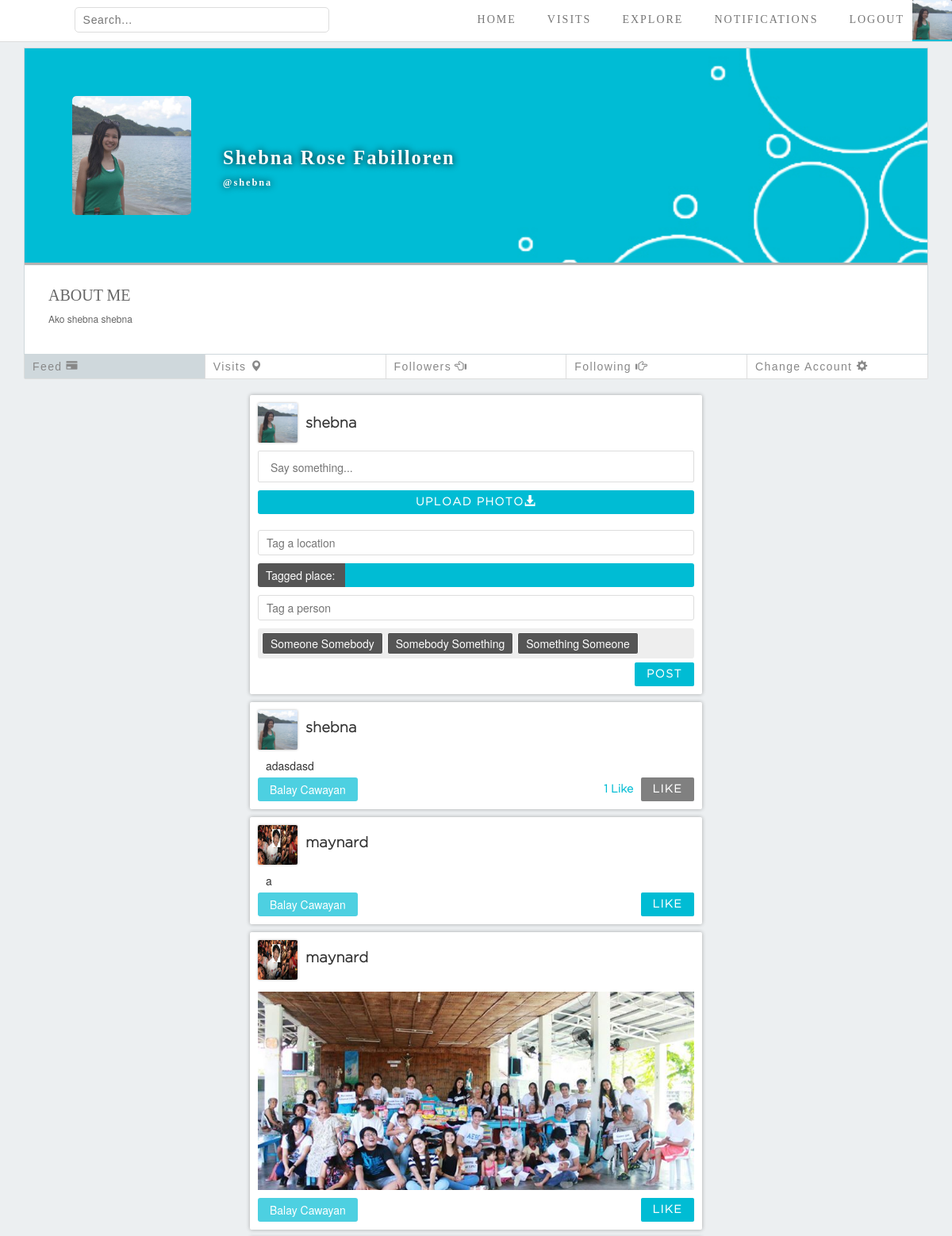
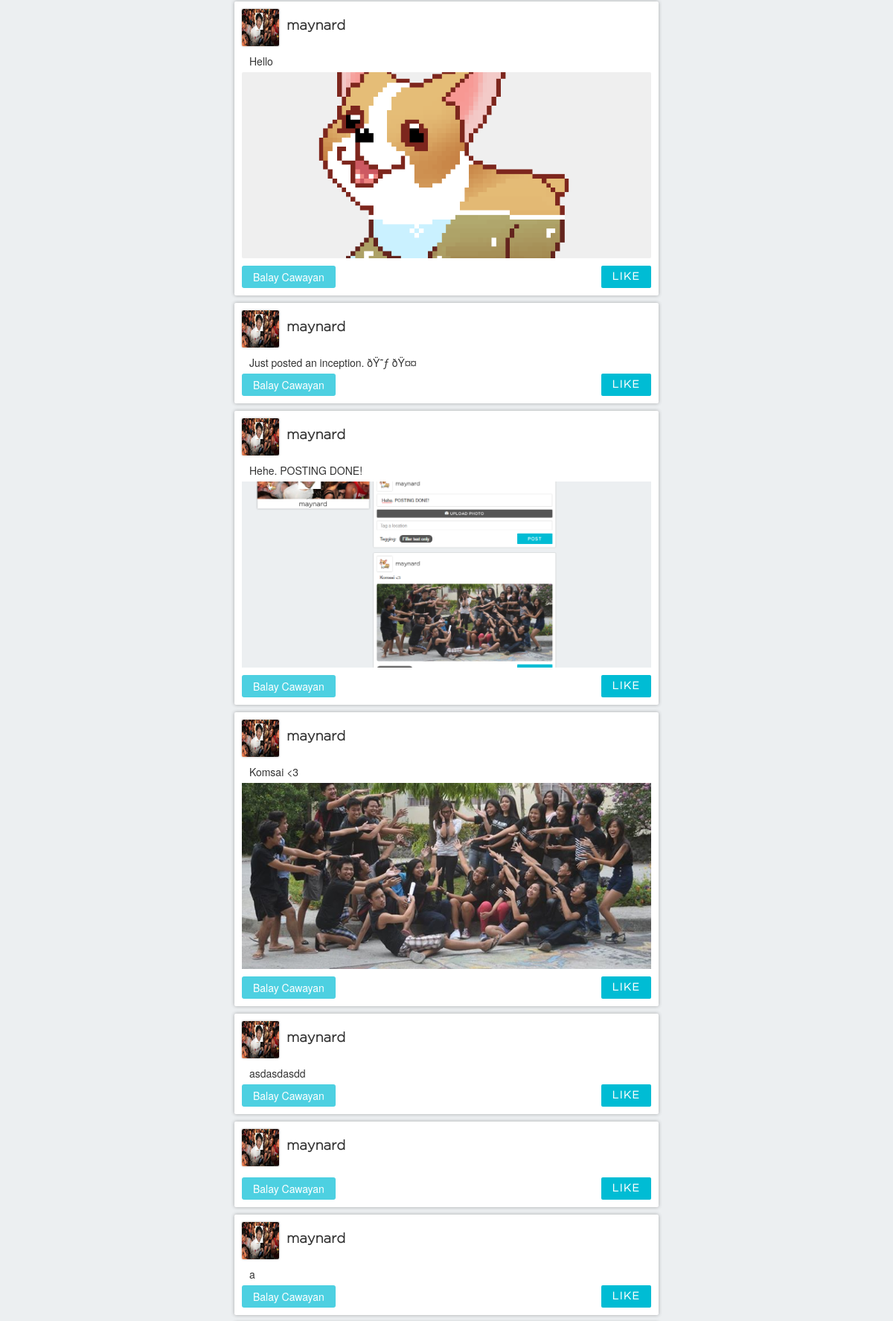
The app's page /my_profile.php (signed in, upper part) with its own data (2 pictures, top to bottom).
### tables this page shows
CREATE TABLE `account` (
  `acc_id` int(9) NOT NULL,
  `username` varchar(50) NOT NULL,
  `firstname` varchar(30) NOT NULL,
  `lastname` varchar(30) NOT NULL,
  `password` varchar(100) NOT NULL,
  `email` varchar(40) NOT NULL,
  `address` varchar(30) NOT NULL,
  `about_me` varchar(60) NOT NULL
);

CREATE TABLE `posted` (
  `post_id` int(9) NOT NULL,
  `content` varchar(300) NOT NULL,
  `place_id` int(11) NOT NULL,
  `acc_id` int(11) NOT NULL,
  `time_post` timestamp NOT NULL DEFAULT CURRENT_TIMESTAMP ON UPDATE CURRENT_TIMESTAMP,
  `if_image` tinyint(1) NOT NULL
);

CREATE TABLE `places` (
  `place_id` int(9) NOT NULL,
  `name` varchar(50) NOT NULL,
  `desciption` varchar(100) NOT NULL,
  `location_id` varchar(100) NOT NULL
);

### my_profile.php (the view, shortened to what this page needs)
<!DOCTYPE html>
<html>
	<head>
		<link rel="stylesheet" href="bootstrap/css/bootstrap.min.css">
		<link rel="stylesheet" type="text/css" href="css/navigation_bar_and_body_style.css">
		<link rel="stylesheet" type="text/css" href="css/Home_Page_style.css">
		<link rel="stylesheet" type="text/css" href="css/People_Profile_Page_Style_Before.css">
		<link rel="stylesheet" type="text/css" href="css/Style_Modal.css">
		<link rel="stylesheet" type="text/css" href="css/edit_profile_style.css">
		<link rel="stylesheet" type="text/css" href="css/posts.css">
		<link rel="stylesheet" type="text/css" href="css/profile_options.css">
		<link rel="stylesheet" type="text/css" href="css/input_file.css">
	</head>
	<body>
	<?php
	require "connect.php";
	$acc_id = $_SESSION['userID'];
	$username = $_SESSION['userName'];
	$queryuser = "SELECT  CONCAT(firstname,' ', lastname) as 'fullname',about_me FROM account where acc_id = $acc_id";
	$result = mysqli_query($dbconn, $queryuser);
	$row = mysqli_fetch_assoc($result);
	$fullname = $row['fullname'];
	$aboutme = $row['about_me'];
	?>
		<div id = "navBar">
			<form action="search_results_places.php" method="get">
				<input type="text" placeholder="Search..." name = "search">
			</form>
			<ul id = "navList">
				<li><a href="home_page.php"><span class="glyphicon glyphicon-home"></span>HOME</a></li>
				<li><a href="visit.php"><span class="glyphicon glyphicon-map-marker"></span>VISITS</a></li>
				<li><a href="#"><span class="glyphicon glyphicon-globe"></span>EXPLORE</a></li>
				<li><a href="notifications.php"><span class="glyphicon glyphicon-bell"></span>NOTIFICATIONS</a></li>
				<li><a href="logout.php"><span class="glyphicon glyphicon-log-out"></span>LOGOUT</a></li>
				<li><a href="my_profile.php?=<?=$_SESSION['userID']?>" class="image-list active"><img src="images/profile_pic_img/acc_id_<?=$_SESSION['userID']?>.jpg" onerror = "this.src = 'images/default_profile.png'"></a></li>
			</ul>
		</div>
		<div class="container">
			<div class="headerprofile">
				<div id="coverphoto">
					<img src="images/cover_img/cover_<?=$_SESSION['userID']?>.png" alt="user-cover"  onerror = "this.src = 'images/default_cover.png'">
				</div>
				<h1 id="username"><?=$fullname?><br><span class="usernameorig"><?=$username?></span></h1>
				<div id="userphoto">
					<img src="images/profile_pic_img/acc_id_<?=$_SESSION['userID']?>.jpg" onerror = "this.src = 'images/default_profile.png'" >
				</div>
				<div id="aboutme">
					<h1>ABOUT ME</h1>
					<br>
					<p><?php echo $aboutme ;?></p>
				</div>
			</div>
			<ul class="user-options">
				<li><a href="#" class="active">Feed<span class="glyphicon glyphicon-credit-card"></span></a></li>
				<li><a href="visit.php">Visits<span class="glyphicon glyphicon-map-marker"></span></a></li>
				<li><a href="people_profile_list_of_followers.php?acc_id=<?=$acc_id?>#follow-head">Followers<span class="glyphicon glyphicon-hand-left"></span></a></li>
				<li><a href="people_profile_list_of_following.php?acc_id=<?=$acc_id?>#follow-head">Following<span class="glyphicon glyphicon-hand-right"></span></a></li>
				<li><a href="Change_account.php">Change Account<span class="glyphicon glyphicon-cog"></span></a></li>
			</ul>
				<div class="col-sm-3">
				</div>
				<div class="col-sm-6">
					<div class="posting post-container" id="posting-container">
						<img src="images/profile_pic_img/acc_id_<?=$_SESSION['userID']?>.jpg" alt="USER PHOTO" class="profile" onerror = "this.src = 'images/default_profile.png'">
						<p class="user-name"><?=$username?></p>
						<form id="formsubmit" enctype="multipart/form-data">
							<textarea id="post-text-area" cols="50" rows="5" placeholder="Say something..." name = "post"></textarea>
							<label for="file">Upload photo<span class="glyphicon glyphicon-download-alt"></span></label>
							<input type="text-field" placeholder="Tag a location" class="tag-location" id="location_tag">
							<div class="location">
							<span class="tagged-location">Tagged place:</span>
							<p id="tagged_place" class="tagged-location"></p>
							</div>
							<input type="text-field" placeholder="Tag a person" class="tag-person" id="person_tag">
							<ul class="tagged-people">
								<li>Someone Somebody</li>
								<li>Somebody Something</li>
								<li>Something Someone</li>
							</ul>
							<input id="posting" type="button" value="POST">
						</form>
					</div>
					<div class="posted-container" id="posted-container">
					<?php
						require "connect.php";
						$acc_id = $_SESSION['userID'];
						$query = "SELECT * from upvote where acc_id = $acc_id";
						$result = mysqli_query($dbconn, $query);
						$likes_array=[];
						while($data = mysqli_fetch_assoc($result)){
							$likes_array[]=$data['post_id'];
						}
						$query = "SELECT *
								  FROM posted
								  NATURAL JOIN account
								  NATURAL JOIN places
								  WHERE acc_id
								  IN (SELECT acc_id_follows
								  	  FROM follow
								  	  WHERE acc_id_follower = $acc_id)
								  OR acc_id = $acc_id
								  ORDER BY time_post
								  DESC;";
						$result = mysqli_query ($dbconn, $query);
						foreach ($result as $value):?>
							<div class="posted post-container">
								<a href="people_profile.php">
									<img src="images/profile_pic_img/acc_id_<?=$value['acc_id']; ?>.jpg" onerror = "this.src = 'images/default_cover.png'" alt="USER PHOTO" class="profile">
									<h2 class="user-name"><?=$value['username'];?></h2>
								</a>
								<p class = "posted-text"><?=$value['content'];?></p>
								<?php if($value['if_image'] == 1): ?>
									<button class="imagebtn"><img id="myImg<?=$value['post_id']?>" onclick="showModal(<?=$value['post_id']?>)" src="images/post_img/<?=$value['post_id'];?>.jpg"></button>
								<?php endif; ?>
								<a href="place.php?place_id=<?=$value['place_id'];?>" class="tagged-location"><?=$value['name'];?></a>
								<div class="like">
								<span id="likes<?=$value['post_id']?>" class="num-likes">
								<?php
									$query = "SELECT count(*) as likes from upvote where post_id = {$value['post_id']};";
									$result = mysqli_query($dbconn, $query);
									$row = 0;
									$style = " ";
									if(mysqli_affected_rows($dbconn)){
										$data = mysqli_fetch_assoc($result);
										$row = $data['likes'];
									}
									if($row){
										if(in_array($value['post_id'], $likes_array)){
											$style = "style='background-color: grey'";
										}
										if($row==1){
											echo "1 Like";
										}else{
											echo $row." Likes";
										}
									}else{
										echo " ";
									}
								 ?>
									</span>
									<button id="likebutton<?=$value['post_id']?>" <?=$style?> onclick="likeTriggered(<?=$value['post_id']?>)">LIKE</button>
								</div>
							</div>
						<?php endforeach; ?>
					</div>
				</div>
		</div>
	</body>
</html>

### css/Navigation_Bar_and_Body_style.css (style rules this page uses)
body { background-color: #ECEFF1; margin: 0; }
#navBar { background-color: white; display: inline-flex; width: 100%; top: 0; left: 0; position: fixed; z-index: 1; border-bottom: 1px solid #DDD; }
#navBar img { height: 50px; width: 50px; object-position: center; object-fit: cover; box-sizing: border-box; margin: 0; border-radius: 2px; }
#navList { display: inline-flex; justify-content: center; align-content: center; list-style: none; margin: 0; padding: 0; margin-left: auto; }
#navList li { display: inline-flex; justify-content: center; align-items: center; }
#navList > li > a { text-decoration: none; display: block; height: 100%; padding: 0 10px; border: solid rgba(0,0,0,0); border-width: 0 0 2px 0; text-align: center; vertical-align: middle; font-family: "Gotham Medium"; font-size: 14px; letter-spacing: 2px; color: #777; display: flex; align-items: center; justify-content: center; box-sizing: border-box; transition: 0.2s; }
#navList > li > a.image-list { padding: 0; }
#navList > li > a.active { border-color: #00BCD4; background-color: #555; color: white!important; cursor: default; }
#navBar form { margin-left: 7.8%; height: 50px; width: 26.8%; display: inline-flex; justify-content: center; align-items: center; }
#navBar form input[type=text] { color: #888; border-style: none; padding: 5px 10px; width: 100%; border-radius: 5px; border: 1px solid #DDD; transition: 0.2s; font-family: Arial; font-size: 1em; letter-spacing: 0.05em; }
#navBar a.active { width: 100%; }
.container { margin-top: 50px; }

### css/People_Profile_Page_Style_Before.css (style rules this page uses)
.headerprofile { background-color: white; margin-top: 10px; border: 1px solid #CFD8DC; overflow: hidden; }
#coverphoto { width: 100%; height:270px; box-shadow: 0px 3px 1px rgba(0,0,0,0.3); overflow: hidden; }
#coverphoto img { width: 100%; height:270px; object-position: center; object-fit: cover; }
#username { margin: 0; color: white; height: 30px; font-family: "gotham Light"; font-size: 1.75em; font-weight: bold; letter-spacing: 2px; padding-top: 5px; margin: -150px 0 0 50px; padding-left: 200px; text-shadow: 0px 0px 10px rgba(0,0,0,1); transition: 0.4s; }
#username span { font-size: 0.5em; }
#username span:before { content: "@"; }
#userphoto { height: 150px; width: 150px; border-radius: 5px; box-shadow: -3px 3px 1px rgba(0,0,0,0.3); margin: -90px 0 0 60px; transition: 0.4s; overflow: hidden; }
#userphoto img { height: 150px; width: 150px; border-radius: 5px; object-position: center; object-fit: cover; }
#aboutme { display: block; margin-top: 95px; padding: 25px 30px 20px 30px; width: 100%; color: #666; }
#aboutme h1 { font-family: "Gotham Medium"; font-size: 20px; margin: 0; width: 20%; }
#aboutme p { margin-top: -10px; font-size: 12px; }

### css/profile_options.css (style rules this page uses)
.user-options, .visitor-options { padding: 0; display: flex; justify-content: space-between; width: 100%; list-style: none; background-color: white; border: 1px solid #DDD; border-top: 0; border-radius: 0 0 2px 2px; }
.user-options li, .visitor-options li { border-right: 1px solid #DDD; width: 100%; }
.user-options li:last-child, .visitor-options li:last-child { border-right: 0; }
#Editallbtn, .user-options li a, .visitor-options li a { display: block; width: 100%; font-family: "Arial"; text-align: left; letter-spacing: 0.1em; background-color: white; color: #888; border: none; padding: 5px 10px; transition: 0.2s; }
.user-options .glyphicon, .visitor-options .glyphicon { margin: 0 0 0 5px; }
.user-options li a.active, .visitor-options li a.active { background-color: #CFD8DC; color: #888; cursor: default; }

### css/input_file.css (style rules this page uses)
.inputfile + label { font-size: 1em; font-family: Gotham; text-transform: uppercase; letter-spacing: 0.1em; color: white; background-color: #00BCD4; display: inline-block; cursor: pointer; border-radius: 3px; padding: 5px 15px; margin: 5px auto 5px auto; width: 100%; text-align: center; transition: 0.4s; }

### records on screen
account: about_me "Ako shebna shebna"
posted: shows a picture, acc.username "shebna", content "adasdasd", place.name "Balay Cawayan", shows "1 Like"
posted: acc.username "maynard", content "a", place.name "Balay Cawayan"
posted: acc.username "maynard", shows a picture, place.name "Balay Cawayan"
posted: acc.username "maynard", content "Hello", shows a picture, place.name "Balay Cawayan"
posted: acc.username "maynard", content "Just posted an inception. ðŸ˜ƒ ðŸ¤¤", place.name "Balay Cawayan"
posted: acc.username "maynard", content "Hehe. POSTING DONE!", shows a picture, place.name "Balay Cawayan"
posted: acc.username "maynard", content "Komsai <3", shows a picture, place.name "Balay Cawayan"
posted: acc.username "maynard", content "asdasdasdd", place.name "Balay Cawayan"
posted: acc.username "maynard", place.name "Balay Cawayan"
posted: acc.username "maynard", content "a", place.name "Balay Cawayan"

### other values on screen
$fullname "Shebna Rose Fabilloren"
$username "shebna"
